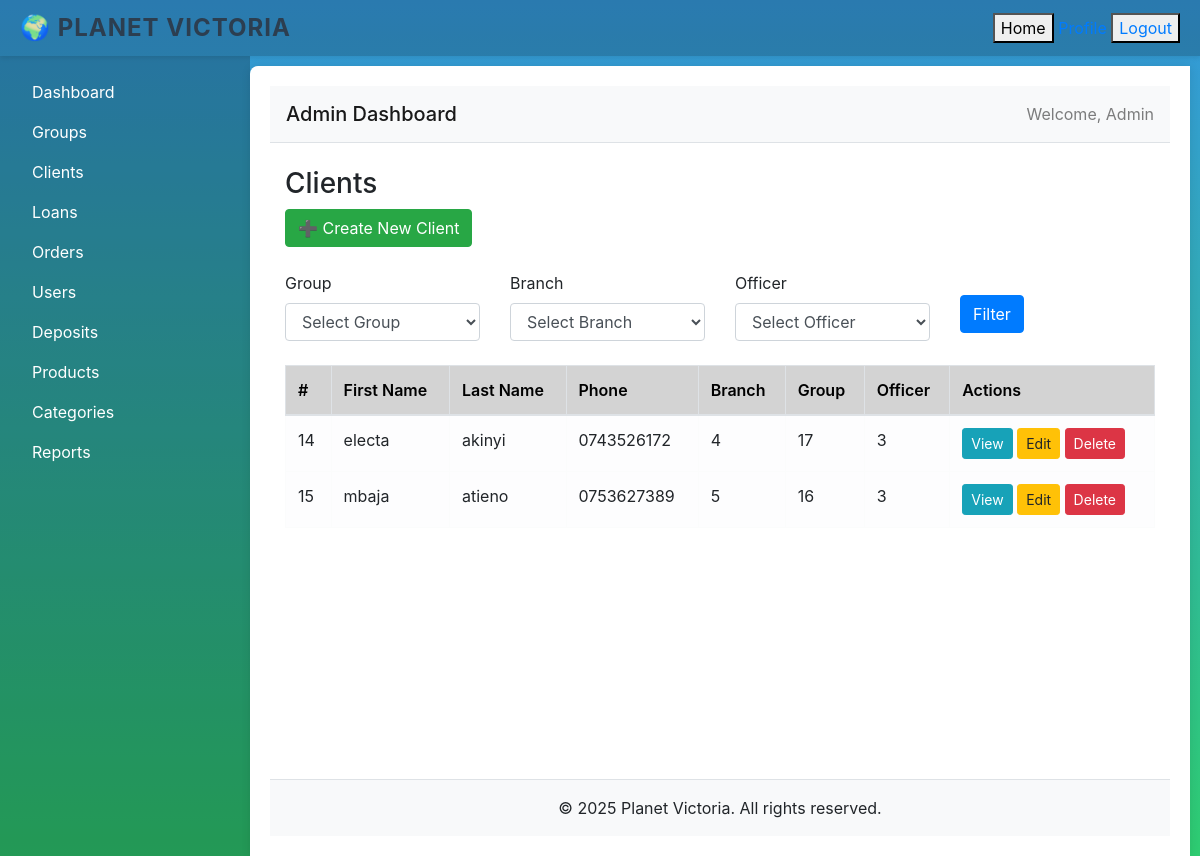
Screenshot of /admin/clients/index.php (signed in) with the database file from the repository.
### tables this page shows
CREATE TABLE `clients` (
  `id` int(11) NOT NULL,
  `first_name` varchar(100) DEFAULT NULL,
  `last_name` varchar(100) DEFAULT NULL,
  `gender` varchar(10) DEFAULT NULL,
  `dob` date DEFAULT NULL,
  `id_number` varchar(50) DEFAULT NULL,
  `phone` varchar(20) DEFAULT NULL,
  `email` varchar(100) DEFAULT NULL,
  `address` text DEFAULT NULL,
  `city` varchar(100) DEFAULT NULL,
  `occupation` varchar(100) DEFAULT NULL,
  `income` decimal(10,2) DEFAULT NULL,
  `education` varchar(50) DEFAULT NULL,
  `notes` text DEFAULT NULL,
  `group_id` int(11) DEFAULT NULL,
  `branch` varchar(100) DEFAULT NULL,
  `officer_id` int(11) DEFAULT NULL,
  `status` enum('pending','approved') DEFAULT 'pending',
  `created_at` timestamp NOT NULL DEFAULT current_timestamp()
);

### admin/clients/index.php (the view, shortened to what this page needs)
<?php
require_once '../../db.php';
$sql = "SELECT * FROM clients WHERE 1 AND clients.status = 'approved'";
$stmt = $conn->prepare($sql);
$stmt->execute();
$clients = $stmt->fetchAll(PDO::FETCH_ASSOC);
?>
<!DOCTYPE html>
<html lang="en">
<head>
    <link rel="stylesheet" href="../../styles.css">
    <link rel="stylesheet" href="https://stackpath.bootstrapcdn.com/bootstrap/4.5.2/css/bootstrap.min.css">
</head>
<body>
<header class="header">
            <div class="logo">🌍 Planet Victoria</div>
            <nav class="top-nav">
                <button class="nav-btn">Home</button>
                <a href="../profile.php" class="profile-button">Profile</a>
                <button class="nav-btn"> <a href="../../logout.php">Logout</a></button>
            </nav>
        </header>
<div class="wrapper d-flex">
    <div class="sidebar text-white p-3" style="min-height: 100vh; width: 250px;">
        <ul class="nav flex-column">
            <li class="nav-item"><a href="../index.php" class="nav-link text-white"> Dashboard</a></li>
            <li class="nav-item"><a href="../groups/index.php" class="nav-link text-white"> Groups</a></li>
            <li class="nav-item"><a href="index.php" class="nav-link  text-white "> Clients</a></li>
            <li class="nav-item"><a href="../loans/index.php" class="nav-link text-white"> Loans</a></li>
            <li class="nav-item"><a href="../orders/index.php" class="nav-link text-white">Orders</a></li>
            <li class="nav-item"><a href="../users/index.php" class="nav-link text-white">Users</a></li>
            <li class="nav-item"><a href="../deposit/index.php" class="nav-link text-white"> Deposits</a></li>
            <li class="nav-item"><a href="../products/index.php" class="nav-link text-white"> Products</a></li>
            <li class="nav-item"><a href="../categories/index.php" class="nav-link text-white">Categories</a></li>
            <li class="nav-item"><a href="../reports/index.php" class="nav-link text-white"> Reports</a></li>
        </ul>
    </div>
    <div class="content flex-grow-1 d-flex flex-column">
        <nav class="navbar navbar-expand-lg navbar-light bg-light border-bottom">
            <span class="navbar-brand mb-0 h1">Admin Dashboard</span>
            <div class="ml-auto">
                <span class="navbar-text">Welcome, Admin</span>
            </div>
        </nav>
        <div class="container-fluid mt-4">
            <h3>Clients</h3>
            <a href="create.php" class="btn btn-success mb-4">➕ Create New Client</a>
            <form method="GET" class="mb-4">
                <div class="row">
                    <div class="col-md-3">
                        <label for="group">Group</label>
                        <select name="group" id="group" class="form-control">
                            <option value="">Select Group</option>
                        </select>
                    </div>
                    <div class="col-md-3">
                        <label for="branch">Branch</label>
                        <select name="branch" id="branch" class="form-control">
                            <option value="">Select Branch</option>
                        </select>
                    </div>
                    <div class="col-md-3">
                        <label for="officer">Officer</label>
                        <select name="officer" id="officer" class="form-control">
                            <option value="">Select Officer</option>
                        </select>
                    </div>
                    <div class="col-md-3">
                        <button type="submit" class="btn btn-primary mt-4">Filter</button>
                    </div>
                </div>
            </form>
            <table class="table table-bordered">
                <thead>
                    <tr>
                        <th>#</th>
                        <th>First Name</th>
                        <th>Last Name</th>
                        <th>Phone</th>
                        <th>Branch</th>
                        <th>Group</th>
                        <th>Officer</th>
                        <th>Actions</th>
                    </tr>
                </thead>
                <tbody>
                    <?php foreach ($clients as $client): ?>
                        <tr class="<?= ($client['status'] == 'inactive') ? 'table-danger' : 'table-light' ?>">
                            <td><?= $client['id'] ?></td>
                            <td><?= htmlspecialchars($client['first_name']) ?></td>
                            <td><?= htmlspecialchars($client['last_name']) ?></td>
                            <td><?= htmlspecialchars($client['phone']) ?></td>
                            <td><?= htmlspecialchars($client['branch']) ?></td>
                            <td><?= htmlspecialchars($client['group_id']) ?></td>
                            <td><?= htmlspecialchars($client['officer_id']) ?></td>
                            <td>
                                <a href="view.php?id=<?= $client['id'] ?>" class="btn btn-info btn-sm">View</a>
                                <a href="edit.php?id=<?= $client['id'] ?>" class="btn btn-warning btn-sm">Edit</a>
                                <a href="delete.php?id=<?= $client['id'] ?>" class="btn btn-danger btn-sm" onclick="return confirm('Are you sure you want to delete this client?')">Delete</a>
                            </td>
                        </tr>
                    <?php endforeach; ?>
                </tbody>
            </table>
        </div>
        <footer class="bg-light text-center py-3 mt-auto border-top">
            &copy; <?= date('Y') ?> Planet Victoria. All rights reserved.
        </footer>
    </div>
</div>
</body>
</html>

### styles.css (style rules this page uses)
body { margin: 0; font-family: 'Segoe UI', Tahoma, Geneva, Verdana, sans-serif; background: linear-gradient(to bottom, #3498db, #2ecc71); min-height: 100vh; color: #333; }
.header { grid-area: header; display: flex; justify-content: space-between; align-items: center; background: rgba(0, 0, 0, 0.2); padding: 10px 20px; box-shadow: 0 2px 5px rgba(0,0,0,0.1); }
.logo { font-size: 24px; font-weight: 700; color: #2c3e50; text-transform: uppercase; letter-spacing: 1px; }
.sidebar { grid-area: sidebar; background: rgba(0, 0, 0, 0.25); padding: 20px 0; }
.content { grid-area: content; padding: 20px; background: white; border-radius: 8px 0 0 0; margin: 10px 10px 0 0; box-shadow: 0 0 10px rgba(0,0,0,0.1); overflow-y: auto; }
table { width: 100%; border-collapse: collapse; margin-top: 10px; }
th, td { padding: 12px 15px; text-align: left; border-bottom: 1px solid #ddd; }
th { background-color: #3498db; color: black; position: sticky; top: 0; }
tr:nth-child(even) { background-color: #f9f9f9; }
.sidebar { transition: transform 0.3s ease; }
.btn { padding: 10px 15px; border: none; border-radius: 5px; cursor: pointer; font-weight: 600; font-size: 14px; transition: all 0.2s ease; flex: 1; text-align: center; }
.btn-primary { background: #3498db; color: white; }
th, td { padding: 8px 12px; text-align: left; border-bottom: 1px solid #eee; }
th { background-color: lightgray; font-weight: 600; }

### rows the page displays
clients: id "14", first_name "electa", last_name "akinyi", phone "0743526172", branch "4", group "17", officer "3"
clients: id "15", first_name "mbaja", last_name "atieno", phone "0753627389", branch "5", group "16", officer "3"
